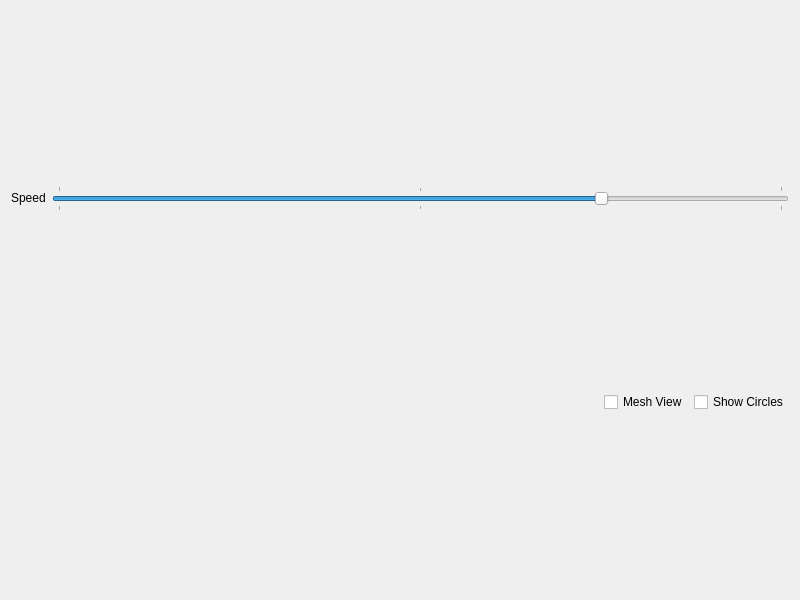
<?xml version="1.0" encoding="UTF-8"?>
<ui version="4.0">
 <class>Popup</class>
 <widget class="QWidget" name="Popup">
  <property name="geometry">
   <rect>
    <x>0</x>
    <y>0</y>
    <width>800</width>
    <height>600</height>
   </rect>
  </property>
  <property name="windowTitle">
   <string>Form</string>
  </property>
  <layout class="QVBoxLayout" name="vLayout_popup">
   <item>
    <layout class="QHBoxLayout" name="horizontalLayout">
     <item>
      <widget class="QLabel" name="label">
       <property name="sizePolicy">
        <sizepolicy hsizetype="Preferred" vsizetype="Fixed">
         <horstretch>0</horstretch>
         <verstretch>0</verstretch>
        </sizepolicy>
       </property>
       <property name="text">
        <string>Speed</string>
       </property>
      </widget>
     </item>
     <item>
      <widget class="QSlider" name="hSlider_Speed">
       <property name="minimum">
        <number>-20</number>
       </property>
       <property name="maximum">
        <number>20</number>
       </property>
       <property name="value">
        <number>10</number>
       </property>
       <property name="sliderPosition">
        <number>10</number>
       </property>
       <property name="orientation">
        <enum>Qt::Orientation::Horizontal</enum>
       </property>
       <property name="tickPosition">
        <enum>QSlider::TickPosition::TicksBothSides</enum>
       </property>
       <property name="tickInterval">
        <number>20</number>
       </property>
      </widget>
     </item>
    </layout>
   </item>
   <item>
    <layout class="QHBoxLayout" name="hLayout_toolbarAnim">
     <item>
      <spacer name="horizontalSpacer_9">
       <property name="orientation">
        <enum>Qt::Orientation::Horizontal</enum>
       </property>
       <property name="sizeHint" stdset="0">
        <size>
         <width>40</width>
         <height>20</height>
        </size>
       </property>
      </spacer>
     </item>
     <item>
      <widget class="QCheckBox" name="cb_singleViewAnim">
       <property name="text">
        <string>Mesh View</string>
       </property>
      </widget>
     </item>
     <item>
      <widget class="QCheckBox" name="cb_circlesAnim">
       <property name="text">
        <string>Show Circles</string>
       </property>
       <property name="checked">
        <bool>false</bool>
       </property>
      </widget>
     </item>
    </layout>
   </item>
  </layout>
 </widget>
 <resources/>
 <connections/>
</ui>
